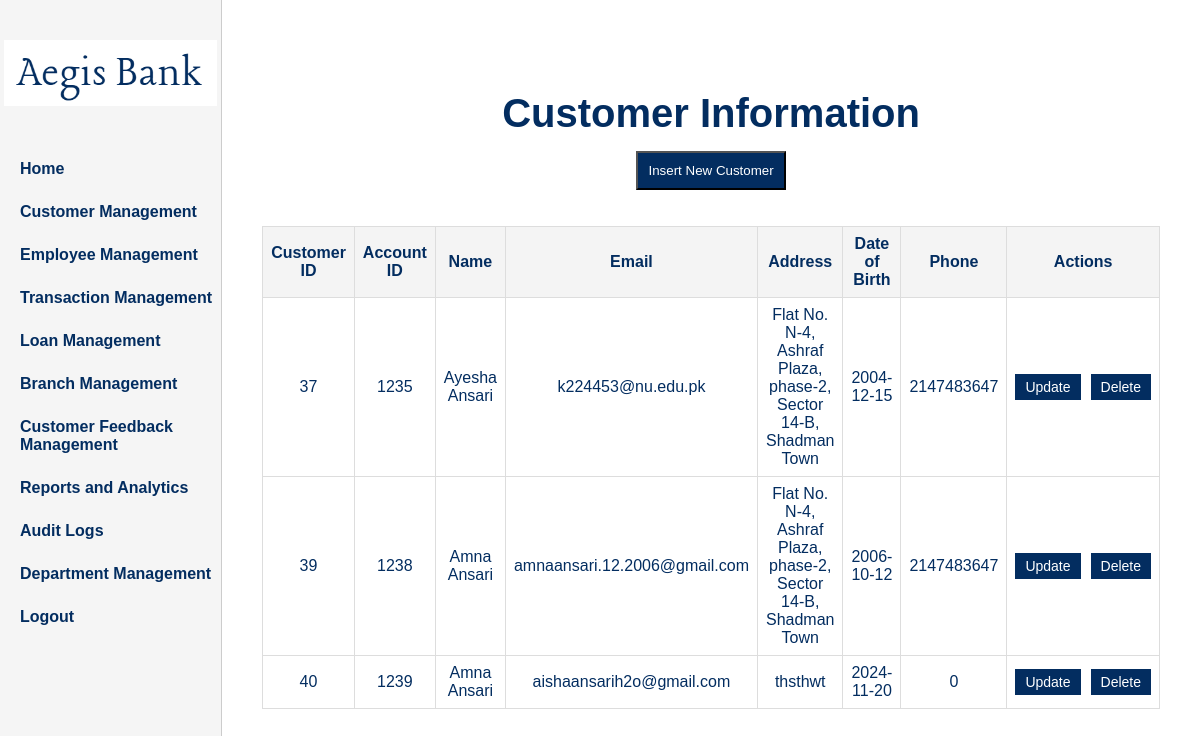
The page /adminpages/manage_users.php (signed in) on the database as committed earlier.
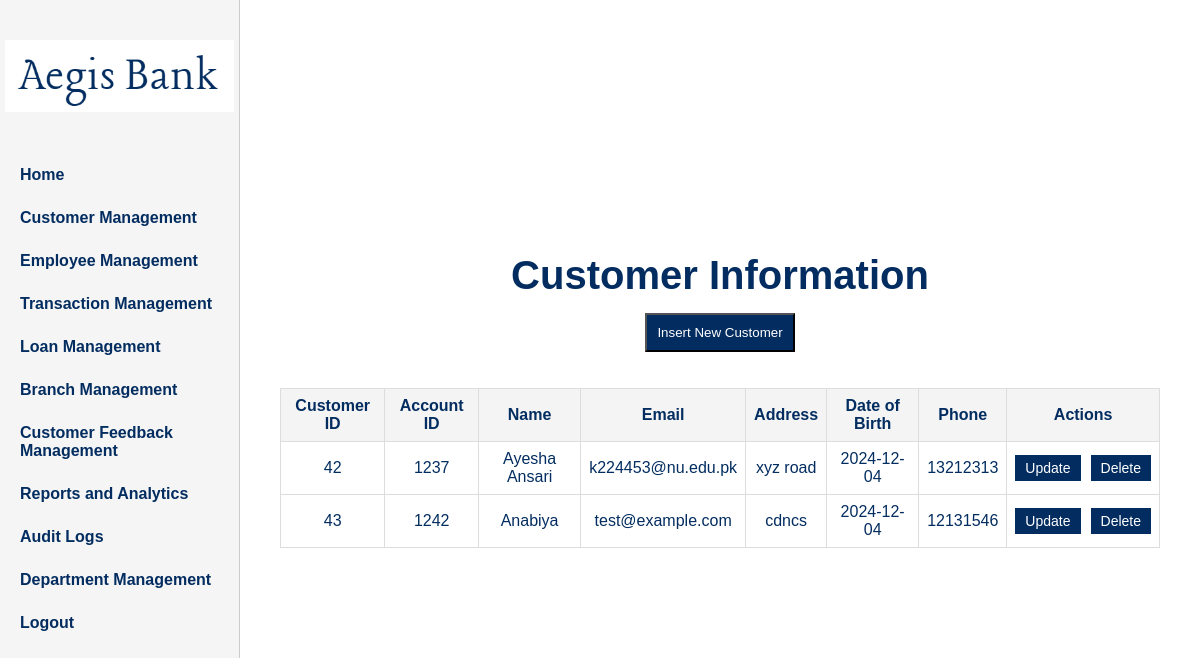
The same page on the database as committed later.
### tables this page shows
CREATE TABLE `customer` (
  `customerId` int(11) NOT NULL,
  `account_accountID` int(11) NOT NULL,
  `Name` varchar(50) NOT NULL,
  `Email` varchar(100) NOT NULL,
  `Address` varchar(100) NOT NULL,
  `DateOfBirth` date NOT NULL,
  `Phone` int(11) NOT NULL,
  `UserPassword` varchar(11) NOT NULL
);

### adminpages/manage_users.php (the view, shortened to what this page needs)
<?php
include '../connection.php';
$result = mysqli_query($conn, "SELECT * FROM customer");
$customers = mysqli_fetch_all($result, MYSQLI_ASSOC);
?>
<!DOCTYPE html>
<html lang="en">
<head>
    <link rel="stylesheet" href="../css/adminpages.css">
</head>
<body>
    <div id="main">
        <header class="header">
            <div id="logo" style="padding-top: 20px;">
                <img src="../logo.png" alt="Bank Logo">
            </div>
            <nav class="nav-links">
                <a href="adminhome.php">Home</a>
                <a href="manage_users.php">Customer Management</a>
                <a href="manage_employees.php">Employee Management</a>
                <a href="manage_transaction.php">Transaction Management</a>
                <a href="manage_loan.php">Loan Management</a>
                <a href="manage_branch.php">Branch Management</a>
                <a href="manage_support.php">Customer Feedback Management</a>
                <a href="manage_reports.php">Reports and Analytics</a>
                <a href="manage_audit_logs.php">Audit Logs</a>
                <a href="manage_department.php">Department Management</a>
                <a href="admin_logout.php">Logout</a>
            </nav>
        </header>
        <div class="user-info">
            <h1>Customer Information</h1>
            <div class="buttons">
                <button onclick="window.location.href='CustomerManagement/create_user.php'">Insert New Customer</button>
            </div>
            <table>
                <thead>
                    <tr>
                        <th>Customer ID</th>
                        <th>Account ID</th>
                        <th>Name</th>
                        <th>Email</th>
                        <th>Address</th>
                        <th>Date of Birth</th>
                        <th>Phone</th>
                        <th>Actions</th>
                    </tr>
                </thead>
                <tbody>
                    <?php foreach ($customers as $customer): ?>
                        <tr>
                            <td><?= htmlspecialchars($customer['customerId'] ?? 'N/A'); ?></td>
                            <td><?= htmlspecialchars($customer['account_accountID'] ?? 'N/A'); ?></td>
                            <td><?= htmlspecialchars($customer['Name'] ?? 'N/A'); ?></td>
                            <td><?= htmlspecialchars($customer['Email'] ?? 'N/A'); ?></td>
                            <td><?= htmlspecialchars($customer['Address'] ?? 'N/A'); ?></td>
                            <td><?= htmlspecialchars($customer['DateOfBirth'] ?? 'N/A'); ?></td>
                            <td><?= htmlspecialchars($customer['Phone'] ?? 'N/A'); ?></td>
                            <td>
                                <div class="action-buttons">
                                    <button class="update"
                                        onclick="window.location.href='CustomerManagement/update_user.php?customer_id=<?= $customer['customerId']; ?>'">
                                        Update
                                    </button>
                                    <button class="delete"
                                        onclick="if(confirm('Are you sure you want to delete this customer?'))
                                            window.location.href='CustomerManagement/delete_user.php?customer_id=<?= $customer['customerId']; ?>'">
                                        Delete
                                    </button>
                                </div>
                            </td>
                        </tr>
                    <?php endforeach; ?>
                </tbody>
            </table>
        </div>
    </div>
</body>
</html>

Rows that differ between the two databases and show on the page:
removed customer: customerId "37", account_accountID "1235", Name "Ayesha Ansari", Email "k224453@nu.edu.pk", Address "Flat No. N-4, Ashraf Plaza, phase-2, Sector 14-B, Shadman Town", DateOfBirth "2004-12-15", Phone "2147483647"
removed customer: customerId "39", account_accountID "1238", Name "Amna Ansari", Email "amnaansari.12.2006@gmail.com", Address "Flat No. N-4, Ashraf Plaza, phase-2, Sector 14-B, Shadman Town", DateOfBirth "2006-10-12", Phone "2147483647"
removed customer: customerId "40", account_accountID "1239", Name "Amna Ansari", Email "aishaansarih2o@gmail.com", Address "thsthwt", DateOfBirth "2024-11-20", Phone "0"
added customer: customerId "42", account_accountID "1237", Name "Ayesha Ansari", Email "k224453@nu.edu.pk", Address "xyz road", DateOfBirth "2024-12-04", Phone "13212313"
added customer: customerId "43", account_accountID "1242", Name "Anabiya", Email "test@example.com", Address "cdncs", DateOfBirth "2024-12-04", Phone "12131546"
